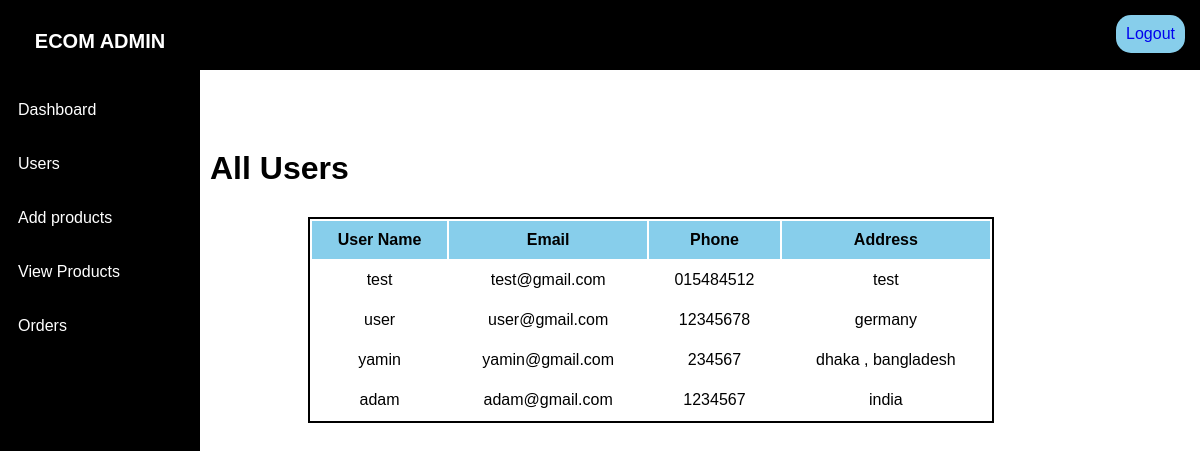
/admin/users.php (signed in), run on an earlier commit of the app's database.
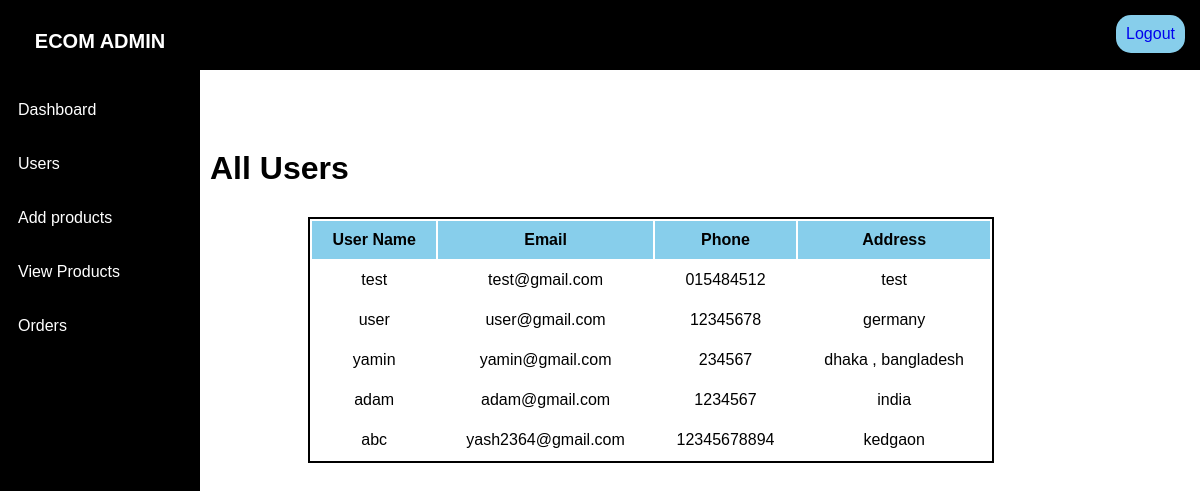
And on a later commit of the database.
### tables this page shows
CREATE TABLE `users` (
  `id` int(50) NOT NULL AUTO_INCREMENT,
  `name` varchar(50) NOT NULL,
  `email` varchar(50) NOT NULL,
  `password` varchar(50) NOT NULL,
  `phone` varchar(50) NOT NULL,
  `address` varchar(50) NOT NULL,
  `usertype` varchar(50) NOT NULL,
  PRIMARY KEY (`id`)
);

### admin/users.php (the view, shortened to what this page needs)
 <?php
	$conn=mysqli_connect("localhost","root","","php_ecom");
	$is_user="user";
	$sql="SELECT * from users Where usertype='$is_user'";
	$result = mysqli_query($conn,$sql);
?>
<!DOCTYPE html>
<html>
<head>
	<link rel="stylesheet" type="text/css" href="admin_style.css">
</head>
<body>
	<div class="wrapper">
		<div class="sidebar">
			<h2>Ecom Admin</h2>
			<ul>
				<li>
					<a href="adminpage.php">Dashboard</a>
				</li>
				<li>
					<a href="users.php">Users</a>
				</li>
				<li>
					<a href="add_product.php">Add products</a>
				</li>
				<li>
					<a href="display_product.php">View Products</a>
				</li>
				<li>
					<a href="all_orders.php">Orders</a>
				</li>
			</ul>
		</div>
		<div class="header">
			<div class="admin_header">
				<a href="../logout.php">Logout</a>
			</div>
			<div class="info">
				 <h1>All Users</h1>
				 <table>
				 	<tr>
				 		<th>User Name</th>
				 		<th>Email</th>
				 		<th>Phone</th>
				 		<th>Address</th>
				 	</tr>
				 	<?php
				 	while($row=mysqli_fetch_assoc($result))
				 	{
				 	?>
				 	<tr>
				 		<td><?php echo $row['name'] ?></td>
				 		<td><?php echo $row['email'] ?></td>
				 		<td><?php echo $row['phone'] ?></td>
				 		<td><?php echo $row['address'] ?></td>
				 	</tr>
				 	<?php
				 	}
				 	?>
				 </table>
			</div>
		</div>
	</div>
</body>
</html>

What changed in the data, as far as the page shows it:
added users: name "abc", email "yash2364@gmail.com", phone "12345678894", address "kedgaon"
